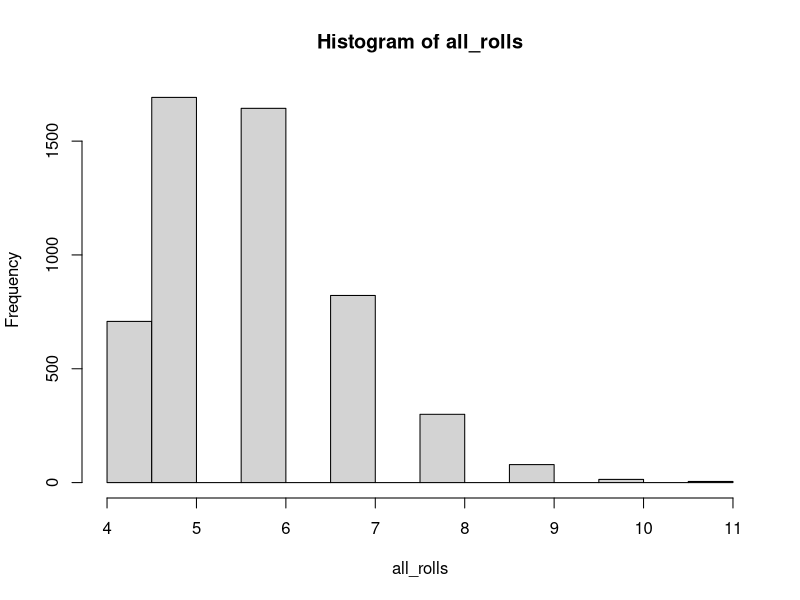

Recreate this plot in R.
n = 10000 
all_rolls = c()
for(i in 1:n) {
  my_score = 0
  roll_count = 0
  while(my_score <= 18) {
    roll_count = roll_count + 1
    roll = sample(1:6, 1)
    my_score = my_score + roll
  }
  if(my_score < 21) {
    all_rolls = c(all_rolls, roll_count) 
  }
}

mean(all_rolls) # rolls to win
hist(all_rolls)
length(all_rolls)/n # chances of winning
